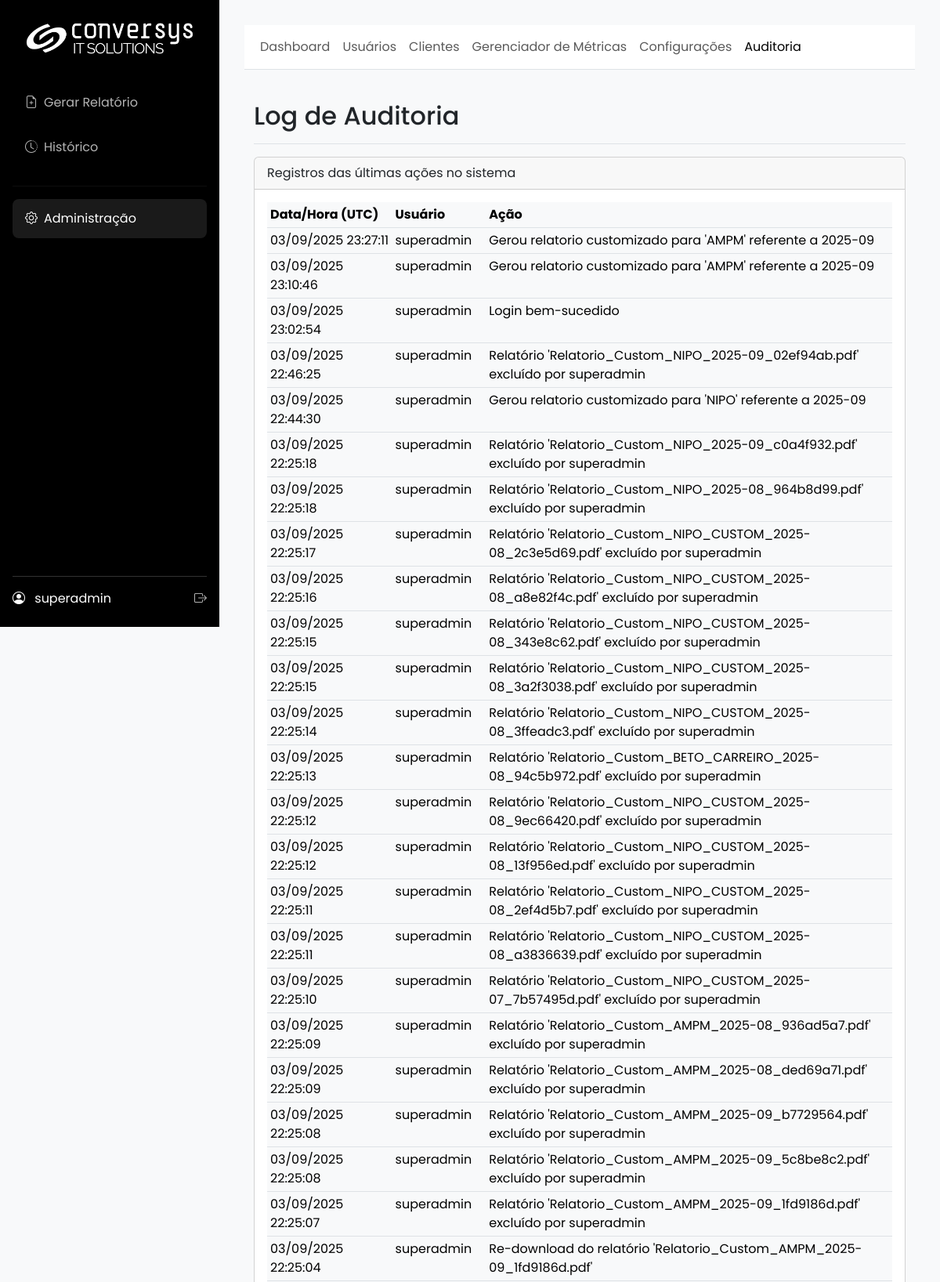
The page /admin/audit (signed in, upper part) on the database its author committed.
### app/models.py (models this page shows, shortened)
class SystemConfig(db.Model):
    id = db.Column(db.Integer, primary_key=True)
    company_name = db.Column(db.String(100), default="Conversys IT Solutions")
    footer_text = db.Column(db.String(255), default=f"Conversys IT Solutions Copyright {dt.datetime.now().year} – Todos os direitos Reservados | Política de privacidade")
    primary_color = db.Column(db.String(7), default="#2c3e50")
    secondary_color = db.Column(db.String(7), default="#3498db")
    logo_dark_bg_path = db.Column(db.String(255), nullable=True)
    logo_light_bg_path = db.Column(db.String(255), nullable=True)
    login_background_path = db.Column(db.String(255), nullable=True)
    default_cover_path = db.Column(db.String(255), nullable=True)
    color_scheme = db.Column(db.String(10), default="light")
    color_bg_main = db.Column(db.String(7), default="#f8f9fa")
    color_bg_card = db.Column(db.String(7), default="#ffffff")
    color_text_light = db.Column(db.String(7), default="#212529")
    color_border = db.Column(db.String(7), default="#dee2e6")
    login_media_path = db.Column(db.String(255), nullable=True)
    report_cover_path = db.Column(db.String(255), nullable=True)
    report_final_page_path = db.Column(db.String(255), nullable=True)

class User(UserMixin, db.Model):
    id = db.Column(db.Integer, primary_key=True)
    username = db.Column(db.String(64), index=True, unique=True)
    email = db.Column(db.String(120), index=True, unique=True)
    password_hash = db.Column(db.String(256))
    role_id = db.Column(db.Integer, db.ForeignKey('role.id'))
    reports = db.relationship('Report', backref='user', lazy='dynamic')
    clients = db.relationship('Client', secondary=user_client_association, back_populates='users')
    def has_role(self, role_name):
        return self.role.name == role_name

class AuditLog(db.Model):
    id = db.Column(db.Integer, primary_key=True)
    user_id = db.Column(db.Integer, db.ForeignKey('user.id'), nullable=True)
    username = db.Column(db.String(64), nullable=False)
    action = db.Column(db.String(255), nullable=False)
    timestamp = db.Column(db.DateTime, default=dt.datetime.utcnow)
    user = db.relationship('User', backref='audit_logs')

### app/admin/routes.py (the view)
@admin.route('/audit')
@admin_required
def audit_log():
    _ensure_request_id()
    logs = AuditLog.query.order_by(AuditLog.timestamp.desc()).limit(200).all()
    _log_debug("Audit log listado", count=len(logs))
    return render_template('admin/audit_log.html', title="Log de Auditoria", logs=logs)

### app/__init__.py (called while the page is built)
@login_manager.user_loader
def load_user(user_id):
    from .models import User
    return db.session.get(User, int(user_id))

def _ensure_request_id():
    rid = getattr(g, "request_id", None)
    if not rid:
        rid = uuid.uuid4().hex
        g.request_id = rid
    return rid

### app/admin/routes.py (called while the page is built)
def _ensure_request_id():
    if not getattr(g, "request_id", None):
        g.request_id = uuid.uuid4().hex
    return g.request_id

def _log_debug(msg, **extra):
    rid = _ensure_request_id()
    payload = {"rid": rid, **extra}
    try:
        current_app.logger.debug(f"{msg} | {payload}")
    except Exception:
        print(f"DEBUG {msg} | {payload}")

### app/main/routes.py (called while the page is built, shortened)
@main.before_app_request
def before_request_func():
    cfg = SystemConfig.query.first()
    g.sys_config = cfg

### app/utils.py (called while the page is built)
def admin_required(f):
    @wraps(f)
    @login_required
    def decorated_function(*args, **kwargs):
        if not (current_user.has_role('admin') or current_user.has_role('super_admin')):
            flash('Acesso negado. Você não tem permissão para acessar esta área.', 'danger')
            return redirect(url_for('main.gerar_form'))
        return f(*args, **kwargs)
    return decorated_function

### app/templates/admin/audit_log.html (shortened to what this page needs)
{% extends 'admin/base.html' %}
{% block admin_content %}
<div class="container-fluid">
    <div class="d-flex justify-content-between flex-wrap flex-md-nowrap align-items-center pt-3 pb-2 mb-3 border-bottom">
        <h1 class="h2">Log de Auditoria</h1>
    </div>
    <div class="card">
        <div class="card-header">
            Registros das últimas ações no sistema
        </div>
        <div class="card-body">
            <div class="table-responsive">
                <table class="table table-sm table-hover">
                    <thead>
                        <tr>
                            <th style="width: 20%;">Data/Hora (UTC)</th>
                            <th style="width: 15%;">Usuário</th>
                            <th>Ação</th>
                        </tr>
                    </thead>
                    <tbody>
                        {% for log in logs %}
                        <tr>
                            <td>{{ log.timestamp.strftime('%d/%m/%Y %H:%M:%S') }}</td>
                            <td>{{ log.username }}</td>
                            <td>{{ log.action }}</td>
                        </tr>
                        {% else %}
                        <tr>
                            <td colspan="3" class="text-center text-muted p-4">Nenhum registro de auditoria encontrado.</td>
                        </tr>
                        {% endfor %}
                    </tbody>
                </table>
            </div>
        </div>
    </div>
</div>
{% endblock %}

### app/templates/base.html (shortened to what this page needs)
<!DOCTYPE html>
<html lang="pt-br" data-bs-theme="{{ g.sys_config.color_scheme | default('dark') }}">
<head>
    <link href="https://cdn.jsdelivr.net/npm/bootstrap@5.3.3/dist/css/bootstrap.min.css" rel="stylesheet">
    <link rel="stylesheet" href="https://cdn.jsdelivr.net/npm/bootstrap-icons@1.11.3/font/bootstrap-icons.min.css">
</head>
<body>
    <div class="d-flex">
        <div class="sidebar">
            <a href="{{ url_for('main.index') }}" class="logo">
                {% if g.sys_config.logo_dark_bg_path %}
                    <img src="{{ url_for('main.uploaded_file', filename=g.sys_config.logo_dark_bg_path) }}" alt="Logo">
                {% else %}
                    <span>{{ g.sys_config.company_name }}</span>
                {% endif %}
            </a>
            <ul class="nav flex-column">
                <li><a href="{{ url_for('main.gerar_form') }}" class="nav-link {% if request.endpoint == 'main.gerar_form' %}active{% endif %}"><i class="bi bi-file-earmark-plus me-2"></i>Gerar Relatório</a></li>
                <li><a href="{{ url_for('main.history') }}" class="nav-link {% if request.endpoint == 'main.history' %}active{% endif %}"><i class="bi bi-clock-history me-2"></i>Histórico</a></li>
                {% if current_user.has_role('admin') or current_user.has_role('super_admin') %}
                <hr style="border-color: rgba(255,255,255,0.2);">
                <li><a href="{{ url_for('admin.dashboard') }}" class="nav-link {% if 'admin.' in request.endpoint %}active{% endif %}"><i class="bi bi-gear me-2"></i>Administração</a></li>
                {% endif %}
            </ul>
            <div class="user-info">
                <div class="d-flex justify-content-between align-items-center">
                    <div>
                        <i class="bi bi-person-circle me-2"></i>
                        <span>{{ current_user.username }}</span>
                    </div>
                    <a href="{{ url_for('auth.logout') }}" title="Sair"><i class="bi bi-box-arrow-right"></i></a>
                </div>
            </div>
        </div>
        <div class="main-content flex-grow-1">
            {% block content %}{% endblock %}
        </div>
    </div>
</body>
</html>

### rows shown on the page
SystemConfig: logo_dark_bg_path (picture)
User: username "superadmin"
AuditLog: timestamp "03/09/2025 23:27:11", username "superadmin", action "Gerou relatorio customizado para 'AMPM' referente a 2025-09"
AuditLog: timestamp "03/09/2025 23:10:46", username "superadmin", action "Gerou relatorio customizado para 'AMPM' referente a 2025-09"
AuditLog: timestamp "03/09/2025 23:02:54", username "superadmin", action "Login bem-sucedido"
AuditLog: timestamp "03/09/2025 22:46:25", username "superadmin", action "Relatório 'Relatorio_Custom_NIPO_2025-09_02ef94ab.pdf' excluído por superadmin"
AuditLog: timestamp "03/09/2025 22:44:30", username "superadmin", action "Gerou relatorio customizado para 'NIPO' referente a 2025-09"
AuditLog: timestamp "03/09/2025 22:25:18", username "superadmin", action "Relatório 'Relatorio_Custom_NIPO_2025-09_c0a4f932.pdf' excluído por superadmin"
AuditLog: timestamp "03/09/2025 22:25:18", username "superadmin", action "Relatório 'Relatorio_Custom_NIPO_2025-08_964b8d99.pdf' excluído por superadmin"
AuditLog: timestamp "03/09/2025 22:25:17", username "superadmin", action "Relatório 'Relatorio_Custom_NIPO_CUSTOM_2025-08_2c3e5d69.pdf' excluído por superadmin"
AuditLog: timestamp "03/09/2025 22:25:16", username "superadmin", action "Relatório 'Relatorio_Custom_NIPO_CUSTOM_2025-08_a8e82f4c.pdf' excluído por superadmin"
AuditLog: timestamp "03/09/2025 22:25:15", username "superadmin", action "Relatório 'Relatorio_Custom_NIPO_CUSTOM_2025-08_343e8c62.pdf' excluído por superadmin"
AuditLog: timestamp "03/09/2025 22:25:15", username "superadmin", action "Relatório 'Relatorio_Custom_NIPO_CUSTOM_2025-08_3a2f3038.pdf' excluído por superadmin"
AuditLog: timestamp "03/09/2025 22:25:14", username "superadmin", action "Relatório 'Relatorio_Custom_NIPO_CUSTOM_2025-08_3ffeadc3.pdf' excluído por superadmin"
AuditLog: timestamp "03/09/2025 22:25:13", username "superadmin", action "Relatório 'Relatorio_Custom_BETO_CARREIRO_2025-08_94c5b972.pdf' excluído por superadmin"
AuditLog: timestamp "03/09/2025 22:25:12", username "superadmin", action "Relatório 'Relatorio_Custom_NIPO_CUSTOM_2025-08_9ec66420.pdf' excluído por superadmin"
AuditLog: timestamp "03/09/2025 22:25:12", username "superadmin", action "Relatório 'Relatorio_Custom_NIPO_CUSTOM_2025-08_13f956ed.pdf' excluído por superadmin"
AuditLog: timestamp "03/09/2025 22:25:11", username "superadmin", action "Relatório 'Relatorio_Custom_NIPO_CUSTOM_2025-08_2ef4d5b7.pdf' excluído por superadmin"
AuditLog: timestamp "03/09/2025 22:25:11", username "superadmin", action "Relatório 'Relatorio_Custom_NIPO_CUSTOM_2025-08_a3836639.pdf' excluído por superadmin"
AuditLog: timestamp "03/09/2025 22:25:10", username "superadmin", action "Relatório 'Relatorio_Custom_NIPO_CUSTOM_2025-07_7b57495d.pdf' excluído por superadmin"
AuditLog: timestamp "03/09/2025 22:25:09", username "superadmin", action "Relatório 'Relatorio_Custom_AMPM_2025-08_936ad5a7.pdf' excluído por superadmin"
AuditLog: timestamp "03/09/2025 22:25:09", username "superadmin", action "Relatório 'Relatorio_Custom_AMPM_2025-08_ded69a71.pdf' excluído por superadmin"
AuditLog: timestamp "03/09/2025 22:25:08", username "superadmin", action "Relatório 'Relatorio_Custom_AMPM_2025-09_b7729564.pdf' excluído por superadmin"
AuditLog: timestamp "03/09/2025 22:25:08", username "superadmin", action "Relatório 'Relatorio_Custom_AMPM_2025-09_5c8be8c2.pdf' excluído por superadmin"
AuditLog: timestamp "03/09/2025 22:25:07", username "superadmin", action "Relatório 'Relatorio_Custom_AMPM_2025-09_1fd9186d.pdf' excluído por superadmin"
AuditLog: timestamp "03/09/2025 22:25:04", username "superadmin", action "Re-download do relatório 'Relatorio_Custom_AMPM_2025-09_1fd9186d.pdf'"
